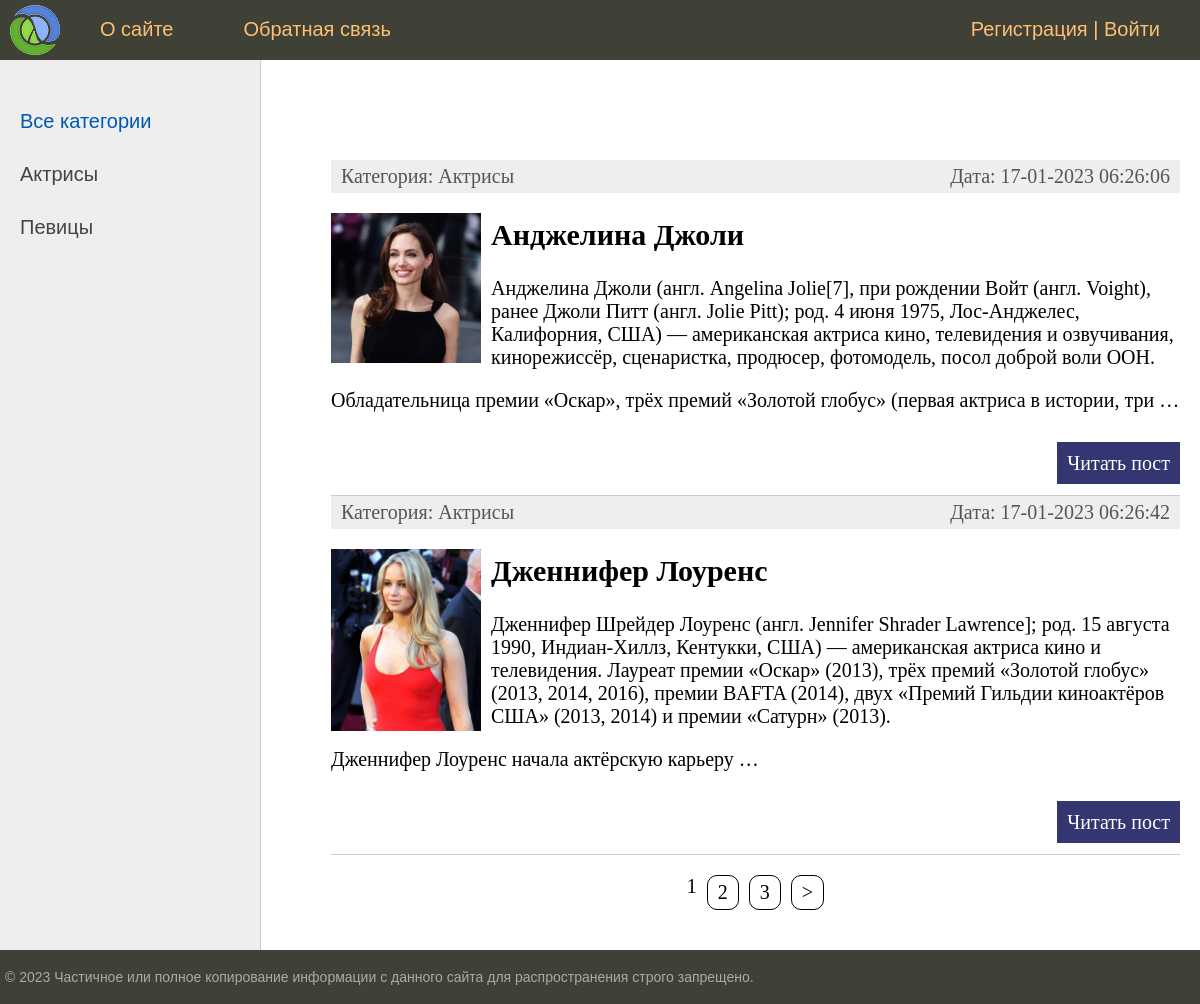
The page / on the database its author committed.
### women/models.py (models this page shows, shortened)
class Category(models.Model):
    class Meta:
        verbose_name = 'Категория'
        verbose_name_plural = 'Категории'
        ordering = ['id']
    name = models.CharField(max_length=100, db_index=True, verbose_name='Категория')
    slug = models.SlugField(max_length=255, unique=True, db_index=True, verbose_name="URL")
    def __str__(self):
        return self.name
    def get_absolute_url(self):
        return reverse('category', kwargs={'cat_slug': self.slug})

class Women(models.Model):
    class Meta:
        verbose_name = 'Известные женщины'
        verbose_name_plural = 'Известные женщины'
        ordering = ['id']
    title = models.CharField(max_length=255, verbose_name='Заголовок')
    slug = models.SlugField(max_length=255, unique=True, db_index=True, verbose_name='URL')
    content = models.TextField(blank=True, verbose_name='Текст статьи')
    photo = models.ImageField(upload_to='photos/%Y/%m/%d', verbose_name='Фото')
    time_create = models.DateTimeField(auto_now_add=True, verbose_name='Время создания')
    time_update = models.DateTimeField(auto_now=True, verbose_name='Время обновления')
    is_published = models.BooleanField(default=True, verbose_name='Публикация')
    cat = models.ForeignKey('Category', on_delete=models.PROTECT, verbose_name='Категория')
    def get_absolute_url(self):
        return reverse('post', kwargs={'post_slug': self.slug})

### women/views.py (the view)
# urls.py: path('', cache_page(60)(WomenHome.as_view()), name='home'),
class WomenHome(DataMixin, ListView):
    model = Women
    template_name = 'women/index.html'
    context_object_name = 'posts'
    def get_context_data(self, *, object_list=None, **kwargs):
        context = super().get_context_data(**kwargs)
        c_def = self.get_user_context(title="Главная страница")
        return dict(list(context.items()) + list(c_def.items()))
    def get_queryset(self):
        return Women.objects.filter(is_published=True).select_related('cat')

### women/utils.py (called while the page is built)
    def get_user_context(self, **kwargs):
        context = kwargs
        cats = cache.get('cats')
        if not cats:
            cats = Category.objects.all()
            cache.set('cats', cats, 60)
        user_menu = menu.copy()
        if not self.request.user.is_authenticated:
            user_menu.pop(1)
        context['menu'] = user_menu
        context['cats'] = cats
        if 'cat_selected' not in context:
            context['cat_selected'] = 0
        return context

### women/templates/women/index.html (shortened to what this page needs)
{% extends 'women/base.html' %}
{% block content %}
<ul class="list-articles">
	{% for p in posts %}
			<li><div class="article-panel">
         <p class="first">Категория: {{p.cat}}</p>
         <p class="last">Дата: {{p.time_update|date:"d-m-Y H:i:s"}}</p>
</div>
				{% if p.photo %}
         <p><img class="img-article-left thumb" src="{{p.photo.url}}"></p>
		{% endif %}
				<h2>{{p.title}}</h2>
	        <p>{% autoescape on %}
         {{p.content|linebreaks|truncatewords:50}}
         {% endautoescape %}</p>
			<p class="link-read-post"><a href="{{ p.get_absolute_url }}">Читать пост</a></p>
			</li>
	{% endfor %}
</ul>
{% endblock %}

### women/templates/women/base.html (shortened to what this page needs)
{% load static %}
{% load women_tags %}
<!DOCTYPE html>
<html>
<head>
	<link type="text/css" href="{% static 'women/css/styles.css' %}" rel="stylesheet" />
</head>
<body>
<table class="table-page" border=0 cellpadding="0" cellspacing="0">
<tr><td valign=top>
{% block mainmenu %}
		<div class="header">
			<ul id="mainmenu" class="mainmenu">
			<li class="logo"><a href="{% url 'home' %}"><div class="logo"></div></a></li>
{% for m in menu %}
			<li><a href="{% url m.url_name %}">{{m.title}}</a></li>
{% endfor %}
				{% if request.user.is_authenticated %}
				<li class="last">{{user.username}} | <a href="{% url 'logout' %}">Выйти</a></li>
				{% else %}
				<li class="last">
					<a href="{% url 'register' %}">Регистрация</a> | <a href="{% url 'login' %}">Войти</a>
				</li>
				{% endif %}
			</ul>
		</div>
{% endblock mainmenu %}
<table class="table-content" border=0 cellpadding="0" cellspacing="0">
<tr>
	<td valign="top" class="left-chapters">
		<ul id="leftchapters">
				{% if cat_selected == 0 %}
						<li class="selected">Все категории</li>
				{% else %}
						<li><a href="{% url 'home' %}">Все категории</a></li>
				{% endif %}
				{% for c in cats %}
					{% if c.pk == cat_selected %}
						<li class="selected">{{c.name}}</li>
					{% else %}
						<li><a href="{{ c.get_absolute_url }}">{{c.name}}</a></li>
					{% endif %}
				{% endfor %}
		</ul>
	</td>
<td valign="top" class="content">
	<div class="content-text">
{% block content %}
{% endblock %}
{% if page_obj.has_other_pages %}
<nav class="list-pages">
    <ul class="list-pages">
        {% for p in paginator.page_range %}
                   {% if page_obj.number == p %}
        <li class="page-num page-num-selected">{{ p }}</li>
                   {% elif p >= page_obj.number|add:-2 and p <= page_obj.number|add:2  %}
        <li class="page-num">
            <a href="?page={{ p }}">{{ p }}</a>
        </li>
                   {% endif %}
        {% endfor %}
		{% if page_obj.has_next %}
			<li class="page-num">
					 <a href="?page={{ page_obj.next_page_number }}">&gt;</a>
			</li>
		{% endif %}
    </ul>
</nav>
{%endif%}
	</div>
</td></tr></table>
</td></tr>
<tr><td valign=top>
	<div id="footer">
		<p>&copy; 2023 Частичное или полное копирование информации с данного сайта для распространения  строго запрещено.</p>
	</div>
</td></tr></table>
</body>
</html>

### women/static/women/css/styles.css (style rules this page uses)
html, body { font-family: 'Arial'; margin: 0; padding: 0; height: 100%; width: 100%; color: #444; }
a { color: #0059b2; text-decoration: none; }
img { max-width: 600px; height: auto; }
img.img-article-left { max-width: 300px; height: auto; float: left; padding: 0 10px 10px 0; }
img.img-article-left.thumb { max-width: 150px; height: auto; }
p.link-read-post { text-align: right; }
p.link-read-post a { padding: 10px; min-width: 100px; background: #333671; color: #fff; text-decoration: none; }
div.article-panel { background: #eee; padding: 5px 10px 5px 10px; box-sizing border-box; overflow: hidden; color: #555; }
div.article-panel p.first { margin: 0; float: left; }
div.article-panel p.last { margin: 0; float: right; }
ul.list-articles { list-style: none; margin: 0; padding: 0; }
ul.list-articles li { border-bottom: 1px solid #ccc; }
.table-page { width: 100%; height: 100%; vertical-align: top; }
.table-page tr { height: 100%; }
.header { background: #3F4137; height: 60px; }
.logo { background: url('../images/logo.png') no-repeat 10px 5px; width: 70px; height: 60px; }
ul.mainmenu { list-style: none; margin: 0; padding: 0; height: 60px; color: #fdc073; font-size: 20px; overflow: hidden; }
ul.mainmenu li { float: left; margin: 18px 40px 0 30px; }
ul.mainmenu li.logo { margin: 0; }
ul.mainmenu li.last { float: right; }
ul.mainmenu li a { color: #fdc073; text-decoration: none; }
.table-content { width: 100%; min-height: 100%; height: 100%; }
.left-chapters { margin: 0; background: #eee; border-right: 1px solid #ccc; min-height: 100%; }
.left-chapters ul { width: 230px; min-height: 100%; margin: 0; padding: 20px 10px 10px 20px; list-style: none; font-size: 20px; }
.left-chapters ul li { margin: 30px 0 0 0; color: #999; }
.left-chapters ul li.selected { color: #0059b2; }
.left-chapters ul li a { color: #444; text-decoration: none; }
.content { padding: 40px 20px 20px 40px; width: 100%; box-sizing: border-box; }
.content-text { margin: 60px 0 0 30px; color: #000; font-size: 20px; font-family: Yandex Sans Display Light; }
#footer { box-sizing: border-box; background: #3F4137; padding: 5px; color: #aaa; font-size: 14px; font-family: Verdana, Geneva, Arial, Helvetica; text-align: left; overflow: hidden; }
.list-pages ul { display: flex; justify-content: center; list-style-type: none; padding: 0; }
.list-pages li { margin: 0 5px; }
.list-pages li a { display: block; padding: 5px 10px; text-decoration: none; color: #000; background-color: #fff; border: 1px solid #000; }

### women/templates/women/base.html (style rules this page uses)
nav ul { list-style: none; display: flex; justify-content: center; }
nav li { margin: 0 5px; }
nav a { display: inline-block; padding: 5px 10px; text-decoration: none; color: #000; border: 5px solid #000; border-radius: 10px; }

### rows shown on the page
Category: name "Актрисы"
Category: name "Певицы"
Women: cat "Актрисы", time_update "17-01-2023 06:26:06", photo (picture), title "Анджелина Джоли", content "Анджелина Джоли (англ. Angelina Jolie[7], при рождении Войт (англ. Voight), ранее Джоли Питт (англ. Jolie Pitt); род. 4 июня 1975, Лос-Анджелес, Калифорния, США) — американская актриса кино, телевидения и озвучивания, кинорежиссёр, сценаристка, продюсер, фотомодель, посол доброй воли ООН. Обладательница премии «Оскар», трёх премий «Золотой глобус» (первая актриса в истории, три …"
Women: cat "Актрисы", time_update "17-01-2023 06:26:42", photo (picture), title "Дженнифер Лоуренс", content "Дженнифер Шрейдер Лоуренс (англ. Jennifer Shrader Lawrence]; род. 15 августа 1990, Индиан-Хиллз, Кентукки, США) — американская актриса кино и телевидения. Лауреат премии «Оскар» (2013), трёх премий «Золотой глобус» (2013, 2014, 2016), премии BAFTA (2014), двух «Премий Гильдии киноактёров США» (2013, 2014) и премии «Сатурн» (2013). Дженнифер Лоуренс начала актёрскую карьеру …"

### other values the page prints
{{ m.title }} "О сайте" "Обратная связь"
{{ p }} "1"
{{ p }} "2" "3"
